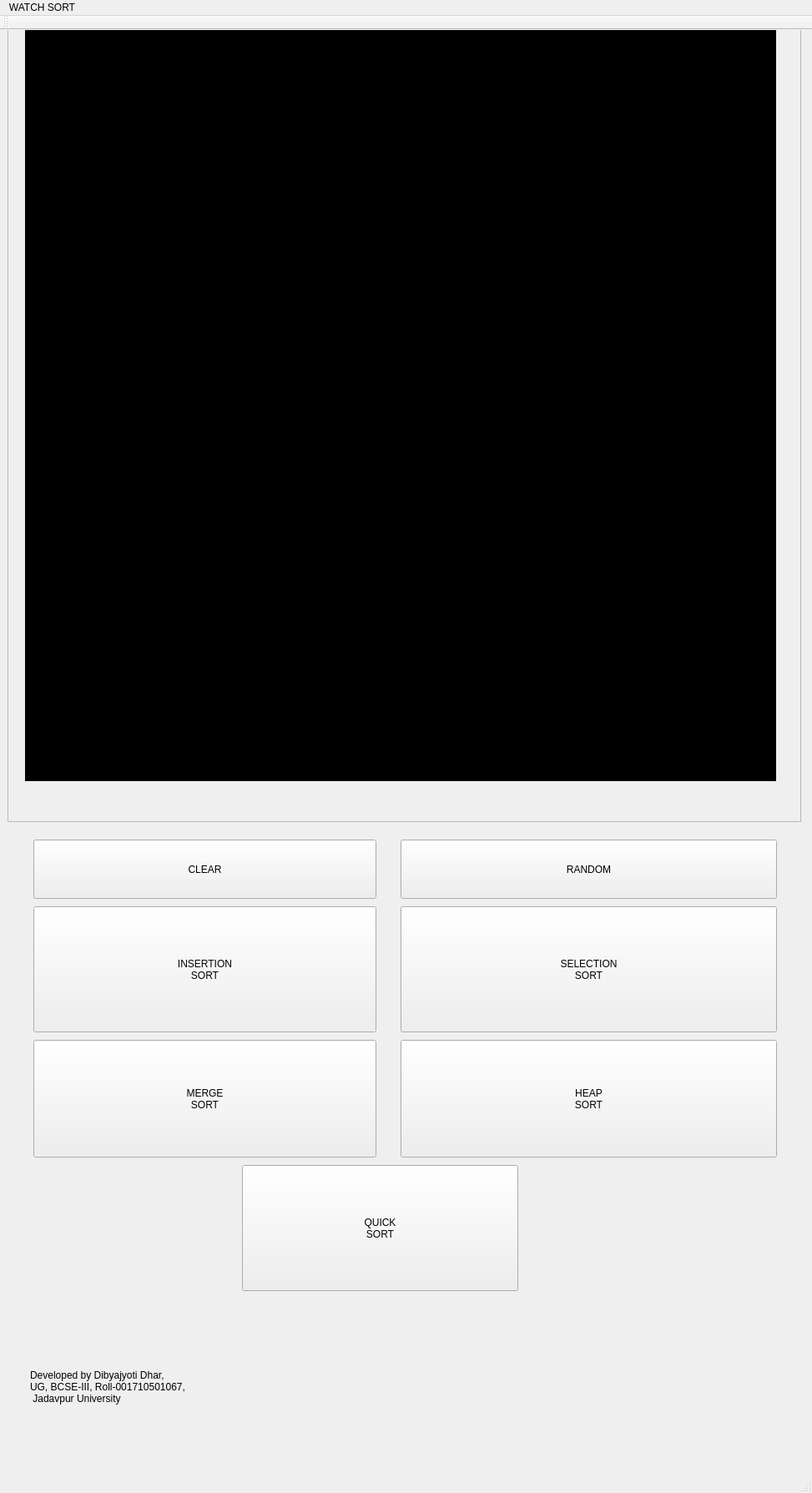
<?xml version="1.0" encoding="UTF-8"?>
<ui version="4.0">
 <class>MainWindow</class>
 <widget class="QMainWindow" name="MainWindow">
  <property name="geometry">
   <rect>
    <x>0</x>
    <y>0</y>
    <width>973</width>
    <height>1789</height>
   </rect>
  </property>
  <property name="windowTitle">
   <string>MainWindow</string>
  </property>
  <widget class="QWidget" name="centralWidget">
   <widget class="QLabel" name="label">
    <property name="geometry">
     <rect>
      <x>360</x>
      <y>940</y>
      <width>171</width>
      <height>101</height>
     </rect>
    </property>
    <property name="text">
     <string/>
    </property>
   </widget>
   <widget class="QScrollArea" name="scrollArea">
    <property name="geometry">
     <rect>
      <x>9</x>
      <y>-1</y>
      <width>951</width>
      <height>950</height>
     </rect>
    </property>
    <property name="widgetResizable">
     <bool>true</bool>
    </property>
    <widget class="QWidget" name="scrollAreaWidgetContents">
     <property name="geometry">
      <rect>
       <x>0</x>
       <y>0</y>
       <width>949</width>
       <height>948</height>
      </rect>
     </property>
     <widget class="my_label" name="frame">
      <property name="geometry">
       <rect>
        <x>20</x>
        <y>0</y>
        <width>900</width>
        <height>900</height>
       </rect>
      </property>
      <property name="mouseTracking">
       <bool>true</bool>
      </property>
      <property name="styleSheet">
       <string notr="true">background-color: rgb(0, 0, 0);</string>
      </property>
      <property name="frameShape">
       <enum>QFrame::Box</enum>
      </property>
      <property name="text">
       <string/>
      </property>
     </widget>
    </widget>
   </widget>
   <widget class="QPushButton" name="pushButton_5">
    <property name="geometry">
     <rect>
      <x>40</x>
      <y>1210</y>
      <width>411</width>
      <height>141</height>
     </rect>
    </property>
    <property name="text">
     <string>MERGE
SORT</string>
    </property>
   </widget>
   <widget class="QPushButton" name="pushButton">
    <property name="geometry">
     <rect>
      <x>40</x>
      <y>970</y>
      <width>411</width>
      <height>71</height>
     </rect>
    </property>
    <property name="text">
     <string>CLEAR</string>
    </property>
   </widget>
   <widget class="QPushButton" name="pushButton_4">
    <property name="geometry">
     <rect>
      <x>480</x>
      <y>1050</y>
      <width>451</width>
      <height>151</height>
     </rect>
    </property>
    <property name="text">
     <string>SELECTION
SORT</string>
    </property>
   </widget>
   <widget class="QPushButton" name="pushButton_3">
    <property name="geometry">
     <rect>
      <x>40</x>
      <y>1050</y>
      <width>411</width>
      <height>151</height>
     </rect>
    </property>
    <property name="text">
     <string>INSERTION
SORT</string>
    </property>
   </widget>
   <widget class="QPushButton" name="pushButton_6">
    <property name="geometry">
     <rect>
      <x>480</x>
      <y>1210</y>
      <width>451</width>
      <height>141</height>
     </rect>
    </property>
    <property name="text">
     <string>HEAP
SORT</string>
    </property>
   </widget>
   <widget class="QPushButton" name="pushButton_2">
    <property name="geometry">
     <rect>
      <x>480</x>
      <y>970</y>
      <width>451</width>
      <height>71</height>
     </rect>
    </property>
    <property name="text">
     <string>RANDOM</string>
    </property>
   </widget>
   <widget class="QPushButton" name="pushButton_7">
    <property name="geometry">
     <rect>
      <x>290</x>
      <y>1360</y>
      <width>331</width>
      <height>151</height>
     </rect>
    </property>
    <property name="text">
     <string>QUICK
SORT</string>
    </property>
   </widget>
   <widget class="QLabel" name="label_2">
    <property name="geometry">
     <rect>
      <x>36</x>
      <y>1530</y>
      <width>911</width>
      <height>191</height>
     </rect>
    </property>
    <property name="text">
     <string>Developed by Dibyajyoti Dhar,
UG, BCSE-III, Roll-001710501067,
 Jadavpur University </string>
    </property>
    <property name="wordWrap">
     <bool>true</bool>
    </property>
   </widget>
  </widget>
  <widget class="QMenuBar" name="menuBar">
   <property name="geometry">
    <rect>
     <x>0</x>
     <y>0</y>
     <width>973</width>
     <height>22</height>
    </rect>
   </property>
   <widget class="QMenu" name="menuWATCH_SORT">
    <property name="title">
     <string>WATCH SORT</string>
    </property>
   </widget>
   <addaction name="menuWATCH_SORT"/>
  </widget>
  <widget class="QToolBar" name="mainToolBar">
   <attribute name="toolBarArea">
    <enum>TopToolBarArea</enum>
   </attribute>
   <attribute name="toolBarBreak">
    <bool>false</bool>
   </attribute>
  </widget>
  <widget class="QStatusBar" name="statusBar"/>
 </widget>
 <layoutdefault spacing="6" margin="11"/>
 <customwidgets>
  <customwidget>
   <class>my_label</class>
   <extends>QLabel</extends>
   <header location="global">my_label.h</header>
  </customwidget>
 </customwidgets>
 <resources/>
 <connections/>
</ui>
